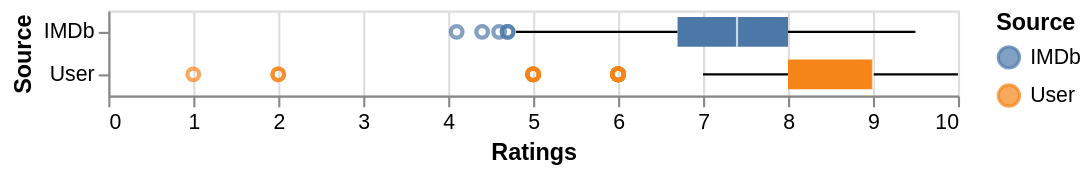

Write the Vega-Lite specification saved for this chart.
### Vega-Lite specification from a JSON file in a GitHub repository (floating-point values rounded to 4 significant figures; data arrays with more than 128 entries replaced by an {"elided": "..."} marker saying what was removed)
{"config": {"view": {"continuousWidth": 400, "continuousHeight": 300}}, "data": {"name": "data-c0290ea5a882f7c96ba369bb15de17ee"}, "mark": "boxplot", "encoding": {"color": {"type": "nominal", "field": "src", "title": "Source"}, "x": {"type": "quantitative", "field": "rating", "title": "Ratings"}, "y": {"type": "nominal", "field": "src", "title": "Source"}}, "$schema": "https://vega.github.io/schema/vega-lite/v4.8.1.json", "datasets": {"data-c0290ea5a882f7c96ba369bb15de17ee": {"elided": "1542 records"}}}
